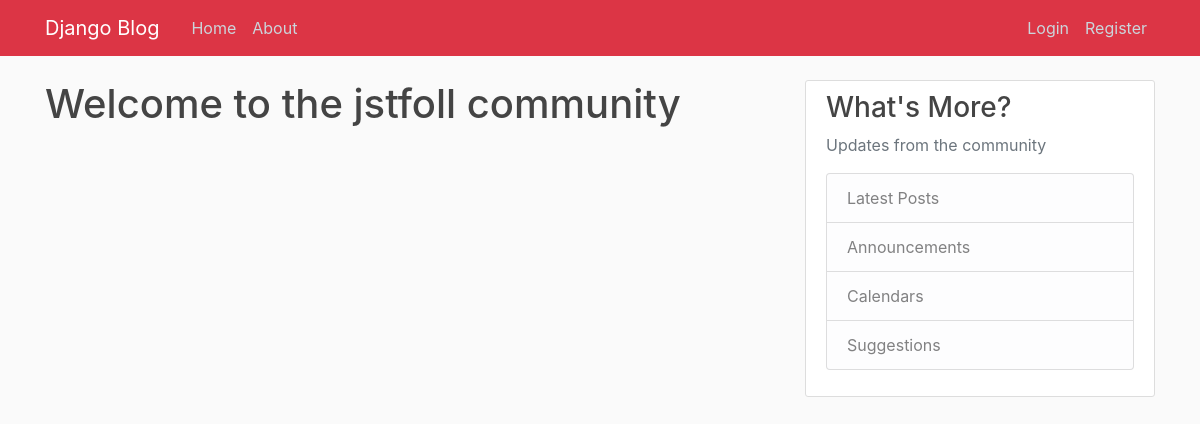
/, run on an earlier commit of the app's database.
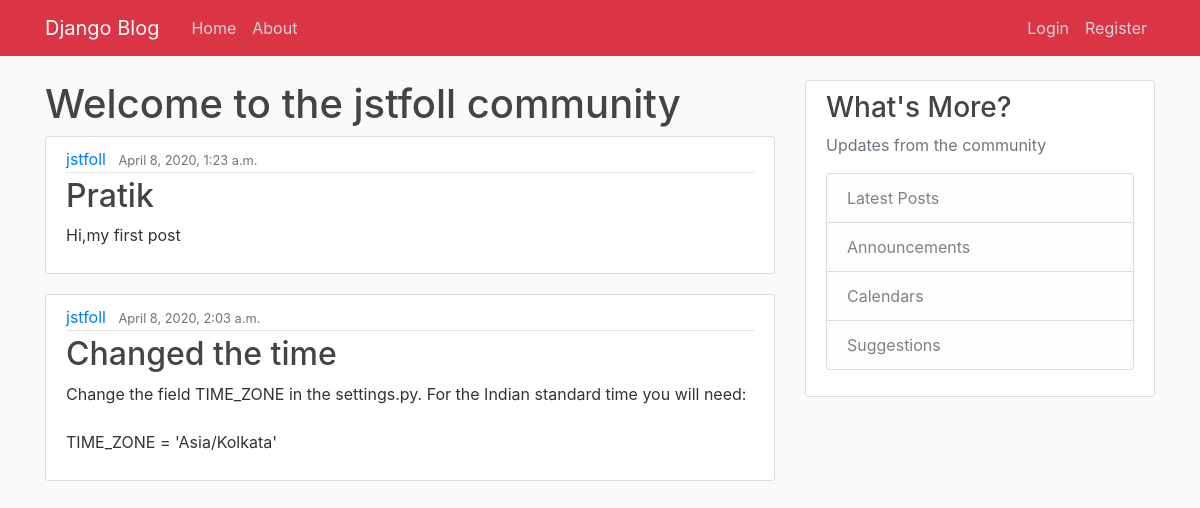
And on a later commit of the database.
### blog/models.py (models this page shows, shortened)
class post(models.Model):
    title=models.CharField(max_length=20)
    content=models.TextField()
    date=models.DateTimeField(default=timezone.now)
    author=models.ForeignKey(User, on_delete=models.CASCADE) #IF THE USER IS DELTED ALL HIS POSTS WILL BE DELETED , USE "CASCADE"

### blog/views.py (the view)
# urls.py: path('', views.index, name='home'),
def index(request):
    context={
        'posts': post.objects.order_by('id'),
        'title':'lol'
    }
    return render(request,'blog/home.html',context)

### blog/templates/blog/home.html
{% extends "blog/base.html" %}
{% block content %}
<h1>Welcome to the jstfoll community</h1>
{% for i in posts %}
<article class="media content-section">
    <div class="media-body">
      <div class="article-metadata">
        <a class="mr-2" href="#">{{ i.author }}</a>
        <small class="text-muted">{{ i.date }}</small>
      </div>
      <h2><a class="article-title" href="#">{{ i.title }}</a></h2>
      <p class="article-content">{{ i.content }}</p>
    </div>
  </article>
{% endfor %}
{% endblock content %}

### blog/templates/blog/base.html (shortened to what this page needs)
{% load static %}
<!DOCTYPE html>
<html>
<head>
     <link rel="stylesheet" href="https://stackpath.bootstrapcdn.com/bootstrap/4.4.1/css/bootstrap.min.css">
     <link rel="stylesheet" type="text/css" href="{% static 'blog/main.css' %}">
</head>
<body>
    <header class="site-header">
        <nav class="navbar navbar-expand-md navbar-dark bg-danger fixed-top ">
          <div class="container">
            <a class="navbar-brand mr-4" href="/">Django Blog</a>
            <div class="collapse navbar-collapse" id="navbarToggle">
              <div class="navbar-nav mr-auto">
                <a class="nav-item nav-link" href="/">Home</a>
                <a class="nav-item nav-link" href="/about">About</a>
              </div>
              <div class="navbar-nav">
              {% if user.is_authenticated %}
              <a class="nav-item nav-link" href="{% url 'profile' %}">My Profile</a>
              <a class="nav-item nav-link" href="{% url 'logout' %}">Logout</a>
              {% else %}
                <a class="nav-item nav-link" href="{% url 'login' %}">Login</a>
                <a class="nav-item nav-link" href="{% url 'register' %}">Register</a>
              {% endif %}
              </div>
            </div>
          </div>
        </nav>
      </header>
    <main role="main" class="container">
        <div class="row">
          <div class="col-md-8">
            {% block content %}{% endblock %}
          </div>
          <div class="col-md-4">
            <div class="content-section">
              <h3>What's More?</h3>
              <p class='text-muted'>Updates from the community
                <ul class="list-group">
                  <li class="list-group-item list-group-item-light">Latest Posts</li>
                  <li class="list-group-item list-group-item-light">Announcements</li>
                  <li class="list-group-item list-group-item-light">Calendars</li>
                  <li class="list-group-item list-group-item-light">Suggestions</li>
                </ul>
              </p>
            </div>
          </div>
        </div>
      </main>
</body>
</html>

### blog/static/blog/main.css (style rules this page uses)
body { background: #fafafa; color: #333333; margin-top: 5rem; }
h1, h2, h3, h4, h5, h6 { color: #444444; }
ul { margin: 0; }
.site-header .navbar-nav .nav-link { color: #cbd5db; }
.content-section { background: #ffffff; padding: 10px 20px; border: 1px solid #dddddd; border-radius: 3px; margin-bottom: 20px; }
.article-title { color: #444444; }
.article-content { white-space: pre-line; }
.article-metadata { padding-bottom: 1px; margin-bottom: 4px; border-bottom: 1px solid #e3e3e3 }

What changed in the data, as far as the page shows it:
added post: author "jstfoll", date "April 8, 2020, 1:23 a.m.", title "Pratik", content "Hi,my first post"
added post: author "jstfoll", date "April 8, 2020, 2:03 a.m.", title "Changed the time", content "Change the field TIME_ZONE in the settings.py. For the Indian standard time you will need: TIME_ZONE = 'Asia/Kolkata'"
